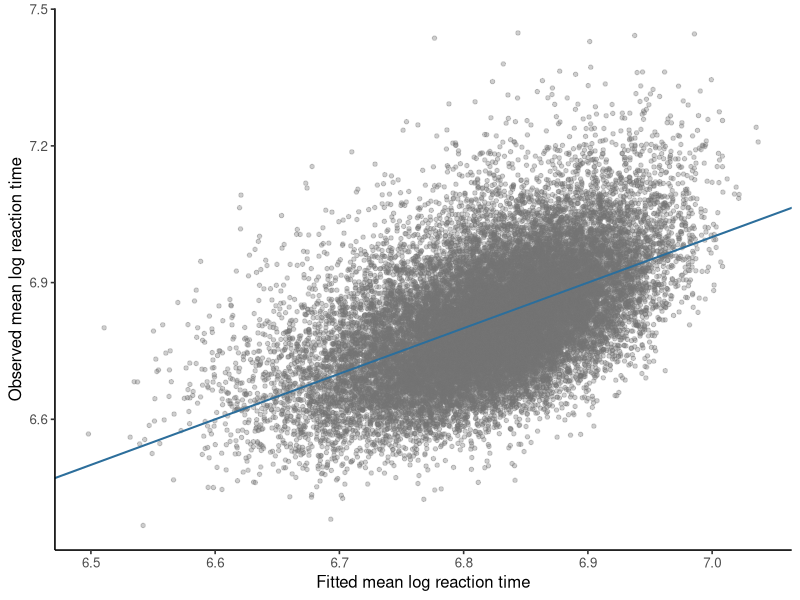
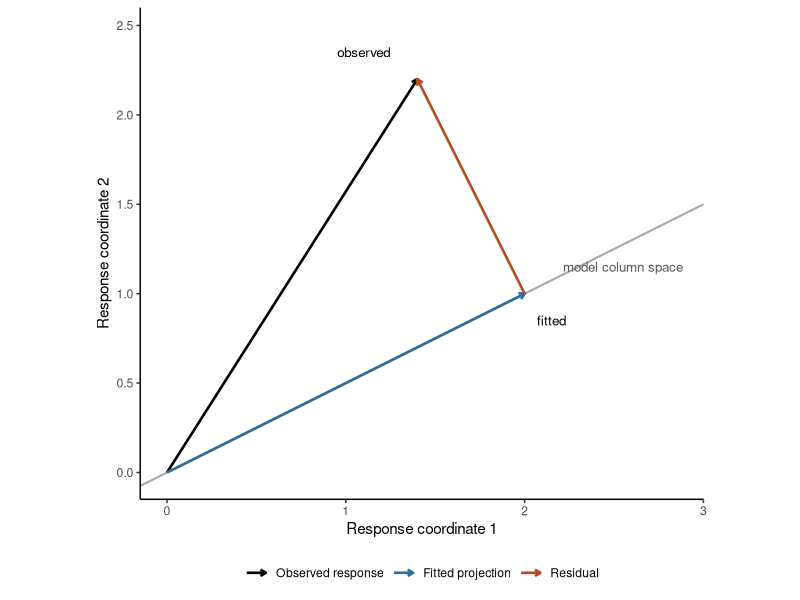

These charts were generated, in order, by the following R code:
## ---- chunk 1
#| label: inspect-mald-design-matrix
library(ggplot2)

mald <- read.csv("data/mald/mald-items.csv", stringsAsFactors = FALSE)
mald$log_frequency_c <-
  mald$log_frequency_subtlex - mean(mald$log_frequency_subtlex)
mald$log_duration_c <- mald$log_duration - mean(mald$log_duration)
mald$n_phones_c <- mald$n_phones - mean(mald$n_phones)

fit <- lm(
  mean_log_rt ~ log_frequency_c + log_duration_c + n_phones_c,
  data = mald
)

targets <- quantile(
  mald$log_frequency_subtlex,
  c(.1, .5, .9) # dqr-allow: algorithm-setting
)
indices <- vapply(
  targets,
  function(target) which.min(abs(mald$log_frequency_subtlex - target)),
  integer(1)
)
observed_rows <- mald[indices, ]
X_observed <- model.matrix(fit, data = observed_rows)
matrix_prediction <- drop(X_observed %*% coef(fit))
r_prediction <- predict(fit, newdata = observed_rows)

stopifnot(
  length(unique(indices)) == length(indices),
  max(abs(matrix_prediction - r_prediction)) < 1e-12
)

cbind(
  observed_rows[, c("item", "mean_log_rt")],
  X_observed,
  matrix_prediction
)
## ---- chunk 2
#| label: plot-mald-design-matrix-fit
#| fig-cap: "Observed MALD item means and their fitted multiple-regression values. The diagonal marks exact agreement."
mald$fitted_mean_log_rt <- fitted(fit)

ggplot(mald, aes(fitted_mean_log_rt, mean_log_rt)) +
  geom_point(color = "grey45", alpha = 0.35, size = 1.2) + # dqr-allow: plot-aesthetic
  geom_abline(intercept = 0, slope = 1, color = "#2C6E9B", linewidth = 0.7) +
  labs(
    x = "Fitted mean log reaction time",
    y = "Observed mean log reaction time"
  ) +
  theme_classic(base_size = 12)
## ---- chunk 3
#| label: verify-mald-matrix-fit
X <- model.matrix(fit)
y <- mald$mean_log_rt
beta_by_matrix <- solve(crossprod(X), crossprod(X, y))

stopifnot(max(abs(beta_by_matrix - coef(fit))) < 1e-10)

data.frame(
  term = names(coef(fit)),
  lm_estimate = coef(fit),
  matrix_estimate = drop(beta_by_matrix)
)
## ---- chunk 4
#| label: fig-projection-fitted-residual
#| fig-cap: "A two-dimensional response vector decomposed into its projection onto a model line and a perpendicular residual."
#| fig-alt: "Coordinate plane with a sloped gray model line through the origin. A blue arrow runs from the origin to the fitted projection on that line. A black arrow runs from the origin to the observed response. An orange residual arrow connects the fitted point to the observed point at a right angle to the model line."
#| echo: false

projection_diagram <- data.frame(
  x = c(0, 0, 2), # dqr-allow: symbolic-derivation
  y = c(0, 0, 1), # dqr-allow: symbolic-derivation
  xend = c(1.4, 2, 1.4), # dqr-allow: symbolic-derivation
  yend = c(2.2, 1, 2.2), # dqr-allow: symbolic-derivation
  quantity = factor(
    c("Observed response", "Fitted projection", "Residual"),
    levels = c("Observed response", "Fitted projection", "Residual")
  )
)

ggplot() +
  geom_abline(slope = 0.5, intercept = 0, color = "grey65", linewidth = 0.7) +
  geom_segment(
    data = projection_diagram,
    aes(x, y, xend = xend, yend = yend, color = quantity),
    arrow = grid::arrow(length = grid::unit(0.16, "cm")),
    linewidth = 0.9
  ) +
  annotate("text", x = 2.55, y = 1.15, label = "model column space",
           color = "grey35", size = 3.4) +
  annotate("text", x = 1.10, y = 2.35, label = "observed", size = 3.4) +
  annotate("text", x = 2.15, y = 0.85, label = "fitted", size = 3.4) +
  scale_color_manual(
    values = c("Observed response" = "black",
               "Fitted projection" = "#2C6E9B",
               "Residual" = "#B24C24")
  ) +
  coord_equal(xlim = c(-0.15, 3), ylim = c(-0.15, 2.6), expand = FALSE) +
  labs(x = "Response coordinate 1", y = "Response coordinate 2", color = NULL) +
  theme_classic(base_size = 11) +
  theme(legend.position = "bottom")
